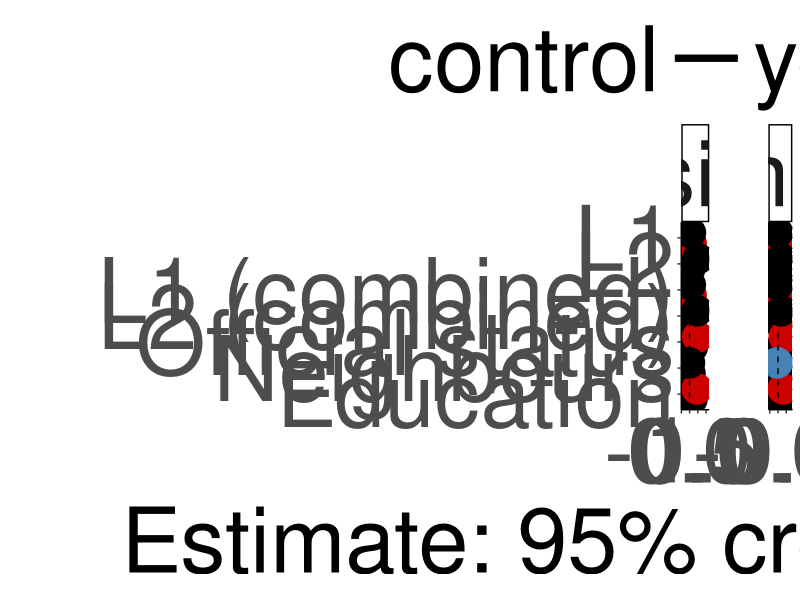
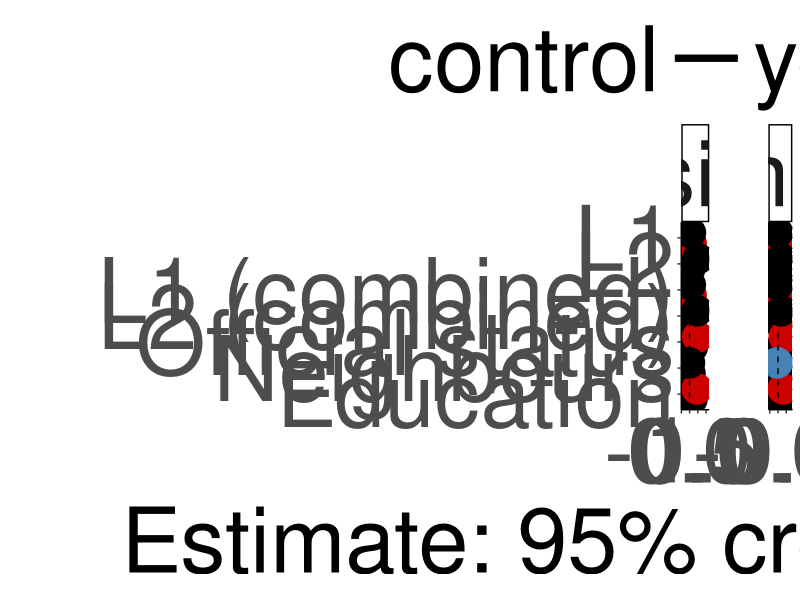

Write the R code that produced these figures, in order.
suppressPackageStartupMessages({
  library(dplyr)
  library(ggplot2)
})

effs_I <-
  read.csv("output_tables_reduced/ effects Informativity_social_models .csv")
effs_I$variable <- "informativity"

effs_B <-
  read.csv("output_tables_reduced/ effects Boundness_social_models .csv")
effs_B$variable <- "fusion"

effs_1 <- as.data.frame(rbind(effs_B, effs_I))

effs_1$control <- "yes"

effs_I <-
  read.csv("output_tables_reduced/ effects Informativity_social_only_models .csv")
effs_I$variable <- "informativity"

effs_B <-
  read.csv("output_tables_reduced/ effects Boundness_social_only_models .csv")
effs_B$variable <- "fusion"

effs_2 <- as.data.frame(rbind(effs_B, effs_I))
effs_2$control <- "no"

effs <- as.data.frame(rbind(effs_1, effs_2))

effs_main <- effs %>%
  rename(lower = 2,
         upper = 4,
         mean = 3) %>%
  filter(!grepl("nonlinear", model)) %>%
  filter(!grepl("SD", effect)) %>%
  filter(!grepl("Intercept", effect))


#removing "(linear)" part within the model column
effs_main$model <- gsub("(\\s*\\(\\w+\\))", "", effs_main$model)

#adding "combined" after L1/L1 proportion where applicable
effs_main$effect <-
  ifelse(
    grepl("L1 speakers\\+", effs_main$model),
    paste(effs_main$effect, "(combined)"),
    effs_main$effect
  )

effs_main <- effs_main %>%
  mutate(effect = recode(
    effect,
    "L2 proportion (combined)" = "L2 (combined)",
    "L2 proportion" = "L2"
  ))

eff_main_plot_df = effs_main %>%
  as.data.frame() %>%
  mutate_if(is.character, as.factor) %>%
  mutate(effect = factor(
    effect,
    levels = c(
      "Education",
      "Neighbours",
      "Official status",
      "L2 (combined)",
      "L1 (combined)",
      "L2",
      "L1"
    )
  )) %>%
  mutate(importance = case_when((lower < 0 &
                                   upper < 0)  ~ "negative",
                                (lower > 0 &
                                   upper > 0)  ~ "positive",
                                (lower < 0 & upper > 0) |
                                  (lower < 0 &
                                     upper == 0) | (lower == 0 & upper > 0) ~ "no"
  )) %>%
  mutate(importance = as.factor(importance)) %>%
  mutate(importance = factor(
    importance,
    levels = c("no", "positive", "negative"),
    ordered = TRUE
  )) %>%
  mutate(control = factor(control, levels = c("yes", "no"), ordered = TRUE))

effs_main_plot_bw = ggplot(eff_main_plot_df,
                           aes(
                             y = effect,
                             x = mean,
                             linetype = control,
                             color = importance
                           )) +
  geom_errorbar(
    aes(xmin = lower, xmax = upper),
    width = 0.6,
    size = 2.5,
    position = position_dodge(w = 0.8)
  ) +
  geom_point(size = 10,
             position = position_dodge(w = 0.8)) +
  geom_line(position = position_dodge(w = 0.8)) +
  geom_vline(aes(xintercept = 0),
             lty = 2) +
  scale_color_manual(values = c("black", "red3", "steelblue")) +
  ylab("") +
  xlab("Estimate: 95% credible interval") +
  theme_classic() +
  facet_grid(. ~ variable, scales = "free_x", space = "free") +
  theme(
    axis.text = element_text(size = 65),
    legend.text = element_text(size = 65),
    axis.title = element_text(size = 65),
    legend.title = element_text(size = 65),
    strip.text.x = element_text(size = 65),
    legend.spacing.y = unit(2.7, 'cm'),
    legend.key.size = unit(2, 'cm'),
    legend.direction = "horizontal",
    legend.position = "top",
    panel.spacing.x = unit(15, "mm")
  ) +
  guides(color = "none")

effs_main_plot_bw
ggsave(
  file = "output_reduced/effects_plot.svg",
  plot = effs_main_plot_bw,
  height = 22,
  width = 36,
  dpi = 300
)
